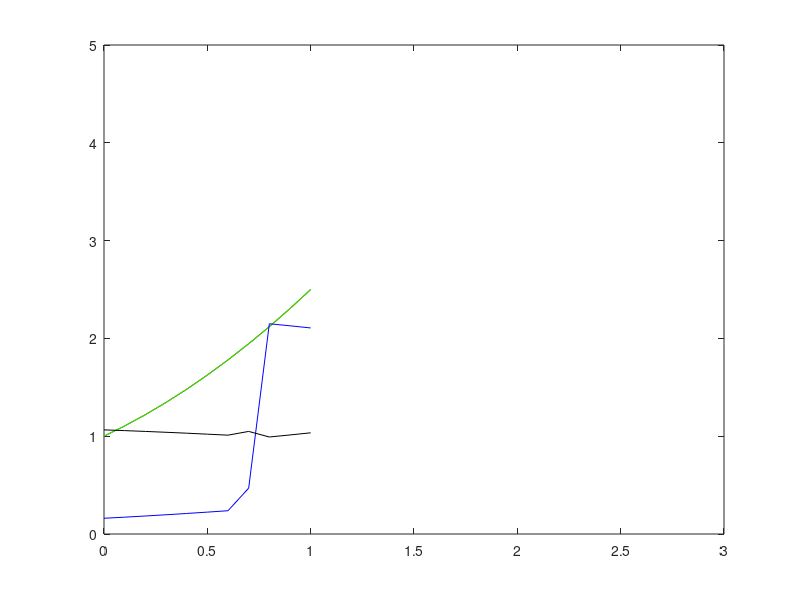
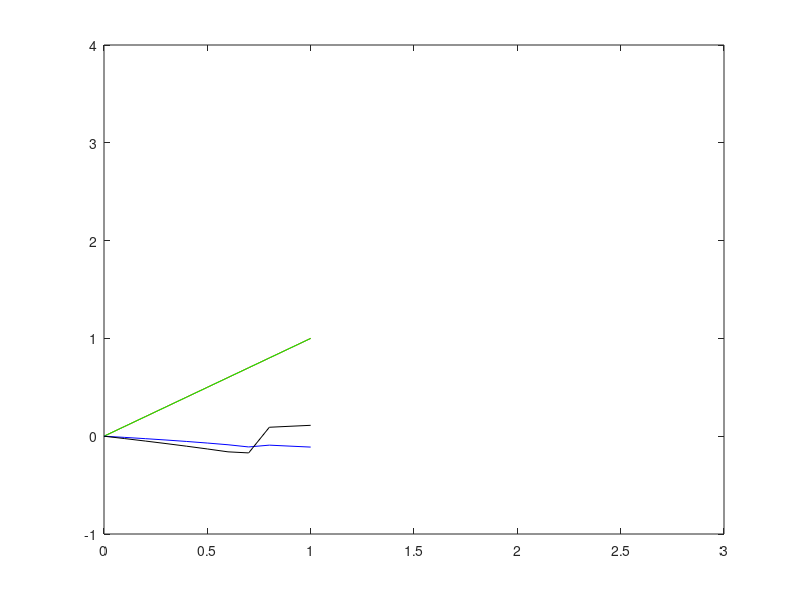
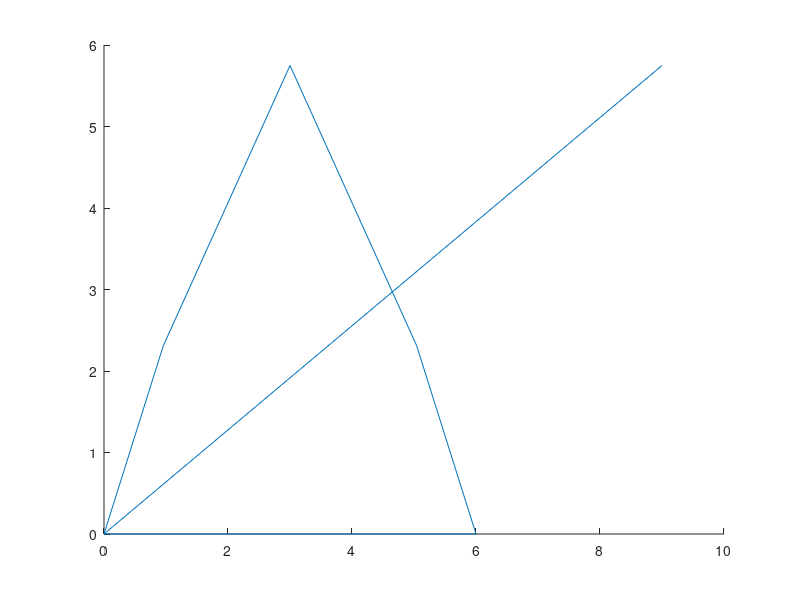

Reproduce these figures in MATLAB, in order.
clc 
clf
clear all
L1 = 6;
L3 = 4;
L4 = 4;


L20 = 1;
V20 = 0;
a20 = 1;
L50 = 1;
V50 = 0;
a50 = 1;
theta_1 = 0;
theta_2 = deg2rad(112.5);
theta_5 = deg2rad(67.5);

%O=[0;0];
%D=[0.18;0.445];
%q = [L2; L5; theta_3; theta_4; L6; thetha_6]
q=[3.6; 4.7; 1.7; 2.3;1;1];
stop=100;
i=0;
counter_t=0;
limite = 1000;
tiempo = 1.0;

for t=0:0.1:tiempo
    stop=100;
    i=0;
    counter_t=counter_t+1;
while stop>1e-9 && i<limite
    i=i+1;
    phi=[L1*cos(theta_1)+q(1)*cos(theta_2)-L4*cos(q(4))+L3*cos(q(3))-q(2)*cos(theta_5);
         L1*sin(theta_1)+q(1)*sin(theta_2)-L4*sin(q(4))+L3*sin(q(3))-q(2)*sin(theta_5);
         q(2)*cos(theta_5)+L4*cos(q(4))-q(5)*cos(q(6));
         q(2)*sin(theta_5)+L4*sin(q(4))-q(5)*sin(q(6));
         q(1)-L20-(L20*t)-(0.5*a20*t^2);
         q(2)-L50-(L50*t)-(0.5*a50*t^2)];

          J=[cos(theta_2), -cos(theta_5),  -L3*sin(q(3)),   L4*sin(q(4)), 0, 0;
             sin(theta_2), -sin(theta_5),   L3*cos(q(3)),  -L4*cos(q(4)), 0, 0;
              0, -cos(theta_5), 0,  L4*sin(q(4)), -cos(q(6)), q(5)*sin(q(6));
              0, -sin(theta_5), 0, -L4*cos(q(4)), -sin(q(6)),-q(5)*cos(q(6))
              1, 0, 0, 0, 0, 0;
              0, 1, 0, 0, 0, 0];
    
    q_i=-J\phi+q;
    q=q_i;
    stop=norm(phi);
end
if i>limite
        disp('no hubo convergencia')
        break
 end
 %historico de posicion
 Q(:,counter_t)=q;

 phi_tp=[0; 0; 0; 0; -V20-a20*t; -V50-a50*t];
 v=-J\phi_tp;
 %historico de Velocidad
 V(:,counter_t)=v;
 
 %calcular acceleracion
%  phi_tpp=[0; 0; 0; 0; 0; 0; -a20; -a50];
%  Jp=[-r2*v(1)*cos(q(1))  -r3*v(2)*cos(q(2))   r4*v(3)*cos(q(3))   r5*v(4)*cos(q(4))  0                   0                  0  0;
%         -r2*v(1)*sin(q(1))  -r3*v(2)*sin(q(2))   r4*v(3)*sin(q(3))   r5*v(4)*sin(q(4))  0                   0                  0  0;
%          0                   0                  -r4*v(3)*cos(q(3))   0                 -r6*v(5)*cos(q(5))   r7*v(6)*cos(q(6))  0  0;
%          0                   0                  -r4*v(3)*sin(q(3))   0                 -r6*v(5)*sin(q(5))   r7*v(6)*sin(q(6))  0  0;
%          -r2*v(1)*cos(q(1))  -r3*v(2)*cos(q(2))  0                   0                 -r6*v(5)*cos(q(5))   0                  0  0;
%          -r2*v(1)*sin(q(1))  -r3*v(2)*sin(q(2))  0                   0                 -r6*v(5)*sin(q(5))   0                  0  0;
%          0                   0                   0                   0                  0                   0                  0  0;
%          0                   0                   0                   0                  0                   0                  0  0];
%  a=-J\(Jp*v+phi_tpp);
%  %historico de aceleracion
%  A(:,counter_t)=a;
end

%plot de posición
t=[0:0.1:tiempo];
plot(t,Q(1,:),'r')
hold on
plot(t,Q(2,:),'g')
plot(t,Q(3,:),'b')
plot(t,Q(4,:),'k')
% plot(t,Q(5,:),'k')
% plot(t,Q(6,:),'k')
hold off
axis([0 3 0 5])

%plot de velocidad
figure
t=[0:0.1:tiempo];
plot(t,V(1,:),'r')
hold on
plot(t,V(2,:),'g')
plot(t,V(3,:),'b')
plot(t,V(4,:),'k')
% plot(t,V(5,:),'k')
% plot(t,V(6,:),'k')
hold off
axis([0 3 -1 4])

%plot de aceleración
% figure
% t=[0:0.1:tiempo];
% plot(t,A(1,:),'r')
% hold on
% plot(t,A(2,:),'g')
% plot(t,A(3,:),'b')
% plot(t,A(4,:),'k')
% hold off
% axis([0 3 -1 3])


%Graficadora
figure
O1=[0, 0];
O2=[L1*cos(theta_1), L1*sin(theta_1)];
O3=[q(1)*cos(theta_2)+ L1*cos(theta_1), q(1)*sin(theta_2)+L1*sin(theta_1)];
O4=[L1*cos(theta_1)+ q(1)*cos(theta_2)+ L3*cos(q(3)),L1*sin(theta_1)+ q(1)*sin(theta_2)+L3*sin(q(3))];
O5=[q(2)*cos(theta_5),q(2)*sin(theta_5)];
O6=[L1*cos(theta_1)+ q(5)*cos(q(6)), L1*sin(theta_1)+ q(5)*sin(q(6))];
line([O1(1) O2(1)],[O1(2) O2(2)])
hold on
line([O2(1) O3(1)],[O2(2) O3(2)])
line([O3(1) O4(1)],[O3(2) O4(2)])
line([O5(1) O4(1)],[O5(2) O4(2)])
line([O1(1) O5(1)],[O1(2) O5(2)])
line([O1(1) O6(1)],[O1(2) O6(2)])

%graficadora de todas las posiciones
% [m n] =size(Q);
% figure()
% for t=1:2:n
%     O1=[0, 0];
%     O2=[A2(1), A2(2)];
%     O3=[A2(1)+r2*cos(Q(2,t)), A2(2)+r2*sin(Q(2,t))];
%     O4=[A2(1)+r2*cos(Q(2,t))+r3*cos(Q(3,t)), A2(2)+r2*sin(Q(2,t))+r3*cos(Q(3,t))];
%     O5=[A2(1)+r2*cos(Q(2,t))+r3*cos(Q(3,t))+r6*cos(Q(6,t)), A2(2)+r2*sin(Q(2,t))+r3*cos(Q(3,t))+r6*cos(Q(6,t))];
%     O6=[A2(1)+r1*cos(Q(1,t))+r5*cos(Q(5,t)) A2(2)+r1*sin(Q(1,t))+r5*cos(Q(5,t))];
%     O7=[A2(1)+r1*cos(Q(1,t)), A2(2)+r1*sin(Q(1,t))];
% 
%     line([O1(1) O2(1)],[O1(2) O2(2)])
%     hold on
%     line([O2(1) O3(1)],[O2(2) O3(2)])
%     line([O3(1) O4(1)],[O3(2) O4(2)])
%     line([O4(1) O5(1)],[O4(2) O5(2)])
%     line([O4(1) O6(1)],[O4(2) O6(2)])
%     line([O5(1) O6(1)],[O5(2) O6(2)])
%     line([O2(1) O7(1)],[O2(2) O7(2)])
%     line([O7(1) O6(1)],[O7(2) O6(2)])
% end